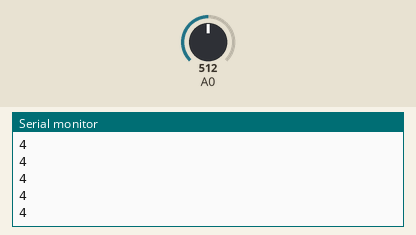
This sketch was run on a simulated Arduino Uno, built with avr-gcc and run on an emulated ATmega328P. On the bench: the last lines printed to the serial monitor. Inputs (shaded band) come from the test bench; at power-on: A0 = 512.

Above: at 1.2 s.
1.3 s: A0 set to 716
At 1.31 s:
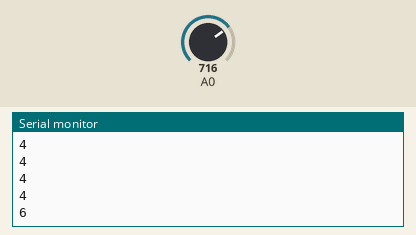
2.8 s: A0 set to 900
At 2.81 s:
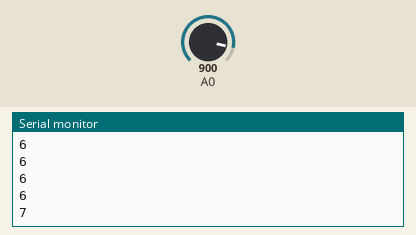
Timing chart, 0 to 5.8 s (numbered marks = the images above; inputs shaded):
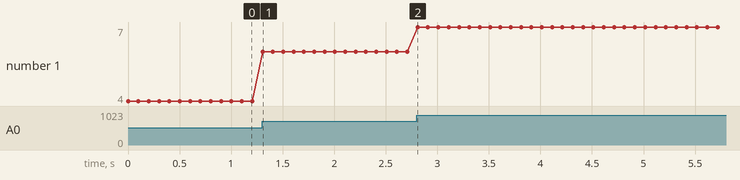

The sketch:

Natalie_L3_7SEGPotentiometerControl.ino
```cpp
// C++ code
//

//vars
//int a=8;int b=9;int c=3;int d=4;int e=5;int f=7;int g=6; //pin #s corresponded to 7SEG tags
int delayTime=100;

//setup
void setup()
{
  int segments;
  pinMode(segments,OUTPUT); //set all pins to OUTPUT

  pinMode(A0,INPUT);

  Serial.begin(9600);
}

void clearAll(){
  int i;
  for(i=3;i<10;i++){ //sets every pin # from 3 to 9 to LOW (turns off)
    digitalWrite(i,LOW);
  }
}

void printNum(int three,int four,int five,int six,int seven,int eight,int nine){ //arguments are pin #s corresponded to 7SEG tags (c,d,e,g,f,a,b)

  clearAll();
  int arr[]={three,four,five,six,seven,eight,nine}; //sorts pin #s into list for index checking later

  int count;
  for(count=0;count<7;count++){
    if(arr[count]==1){
      //checks in array to determine which 7SEG tags
      //if argument==0, it'll NOT turn on that segment but will if argument==1

      digitalWrite(count+3,HIGH); //turns on the segment (+3 because pins start at 3 and end at 9, FOR LOOP STARTS AT 0 AND ENDS AT 7 (for easier access of the argument array))
    }
  }
  delay(delayTime); //this can be removed for PCs with higher performance (will barely affect performance on a high-end computer)
}

void loop()
{
  int sensorValue = analogRead(A0);
  int mappedValue = map(sensorValue, 0, 1023, 0, 9); //changes min and max of potentiometer from 0-1023 to 0-9

  Serial.println(mappedValue); //for developer - verify the values of the potentiometer

  switch(mappedValue)
  //takes in mappedValue as an argument and operates the following cases according to the num
  {

    case 0:
    printNum(1,1,1,0,1,1,1); //0
    break;

	case 1:
    printNum(1,0,0,0,0,0,1); //1
    break;

	case 2:
    printNum(0,1,1,1,0,1,1); //2
    break;

	case 3:
    printNum(1,1,0,1,0,1,1); //3
    break;

    case 4:
    printNum(1,0,0,1,1,0,1); //4
    break;

    case 5:
    printNum(1,1,0,1,1,1,0); //5
    break;

    case 6:
    printNum(1,1,1,1,1,1,0); //6
    break;

    case 7:
    printNum(1,0,0,0,0,1,1); //7
    break;

    case 8:
    printNum(1,1,1,1,1,1,1); //8
    break;

    case 9:
    printNum(1,1,0,1,1,1,1); //9
    break;

 	default:
    mappedValue=0; //starts with 0
    break;

  }
}
```

Measured:
- after the input at 1.3 s, the serial monitor: prints a new line at once (image 1)
- after the input at 2.8 s, the serial monitor: prints a new line at once (image 2)
- plotted number 1: 4 → 6 after the input at 1.3 s, 6 → 7 after the input at 2.8 s
